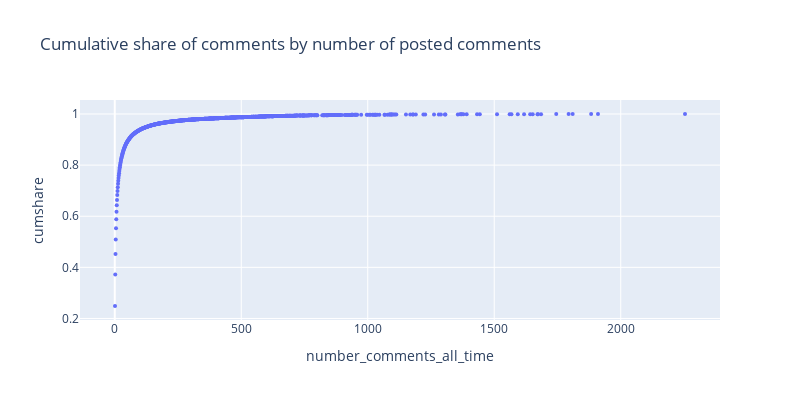

Here is the notebook cell this chart was saved with:
### Code cell
fig  = px.scatter(
    comments_minutely.sort('number_comments_all_time', descending=False).with_columns(
        (pl.col('number_comments_all_time').cum_sum()/pl.col('number_comments_all_time').sum()).alias('cumshare')
    ).group_by('number_comments_all_time').agg(pl.col('cumshare').last())
    , x = 'number_comments_all_time', y = 'cumshare',
    width=800, height=400, title="Cumulative share of comments by number of posted comments")
fig.update_traces(marker=dict(size=4))
fig.show()

### Figure 1 — Plotly figure (JSON) as saved in the notebook; plotly's stock layout.template omitted (floating-point values rounded to 4 significant figures; data arrays with more than 128 entries replaced by an {"elided": "..."} marker saying what was removed)
{"data": [{"hovertemplate": "number_comments_all_time=%{x}<br>cumshare=%{y}<extra></extra>", "legendgroup": "", "marker": {"color": "#636efa", "size": 4, "symbol": "circle"}, "mode": "markers", "name": "", "orientation": "v", "showlegend": false, "type": "scatter", "x": {"elided": "784 int values"}, "xaxis": "x", "y": {"elided": "784 float values"}, "yaxis": "y"}], "layout": {"height": 400, "legend": {"tracegroupgap": 0}, "title": {"text": "Cumulative share of comments by number of posted comments"}, "width": 800, "xaxis": {"anchor": "y", "domain": [0, 1], "title": {"text": "number_comments_all_time"}}, "yaxis": {"anchor": "x", "domain": [0, 1], "title": {"text": "cumshare"}}}}
